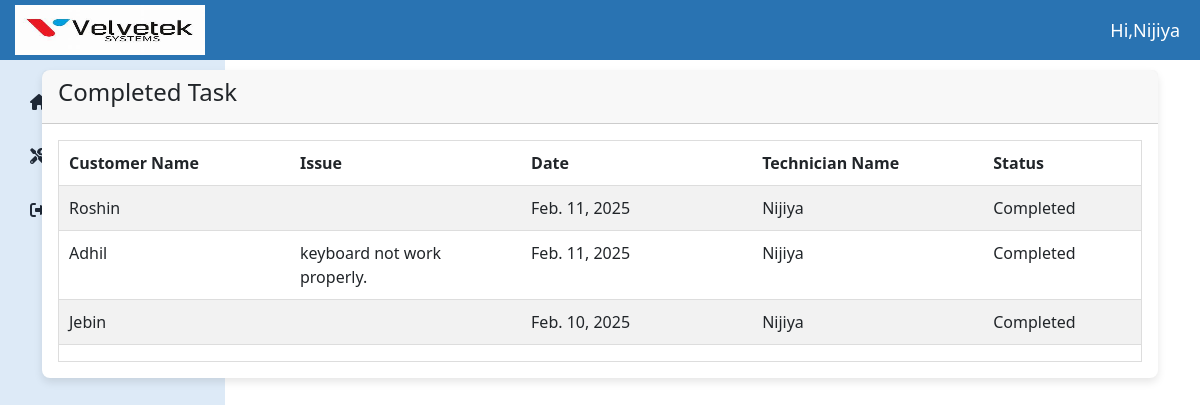
Screenshot of /technician/technician/completed/ (signed in) with the database file from the repository.
### loginapp/models.py (models this page shows, shortened)
class CustomUser(AbstractUser):
    ROLE_CHOICES = (
        ('admin', 'Admin'),
        ('technician', 'Technician'),
        ('user', 'User'),
    )
    role = models.CharField(max_length=20, choices=ROLE_CHOICES, default='user')

### technicianapp/models.py (models this page shows, shortened)
class CurrentStatus(models.Model):
    date = models.DateField()
    technician_name = models.CharField(max_length=100)
    status = models.CharField(
        max_length=50,
        choices=[('Pending', 'Pending'), ('Completed', 'Completed'), ('Assigned', 'Assigned')],
        default='Assigned'
    )
    apply = models.ForeignKey(Apply, on_delete=models.CASCADE, related_name='current_status_entries', blank=True, null=True)
    customer_name = models.CharField(max_length=225)
    issue = models.TextField()

### technicianapp/views.py (the view)
# urls.py: path('technician/completed/', views.completed_tasks, name='completed_tasks'),
def completed_tasks(request):
    completed_tasks = CurrentStatus.objects.filter(
        apply__service_by=request.user,
        status='Completed'
    )
    return render(request, 'completed_task.html', {
        'completed_tasks': completed_tasks
    })

### templates/completed_task.html (shortened to what this page needs)
{% extends 'technician_dashboard.html' %}
{% block content %}
<div class="container">
  <div class="page-inner">
    <div class="row">
      <div class="col-md-12">
        <div class="card">
          <div class="card-header">
            <h4 class="card-title">Completed Task</h4>
          </div>
          <div class="card-body">
            <div class="table-responsive">
              <table
                id="basic-datatables"
                class="display table table-striped table-hover"
              >
                <thead>
                    <tr>
                        <th>Customer Name</th>
                        <th>Issue</th>
                        <th>Date</th>
                        <th>Technician Name</th>
                        <th>Status</th>
                    </tr>
                </thead>
                <tbody>
                    {% for d in  completed_tasks %}
                    <tr>
                        <td>{{ d.customer_name }}</td>
                        <td>{{ d.issue }}</td>
                        <td>{{ d.date }}</td>
                        <td>{{ d.technician_name }}</td>
                        <td>{{ d.status }}</td>
                    </tr>
                    {% empty %}
                    <tr>
                        <td colspan="4" class="text-center">No current status added yet.</td>
                    </tr>
                    {% endfor %}
                </tbody>
            </table>
            </div>
          </div>
        </div>
      </div>
{% endblock %}

### templates/technician_dashboard.html (shortened to what this page needs)
<!DOCTYPE html>
{% load static %}
<html lang="en">
<head>
  <link href="https://cdn.jsdelivr.net/npm/bootstrap-icons/font/bootstrap-icons.css" rel="stylesheet">
  <link href="https://cdn.jsdelivr.net/npm/bootstrap@5.3.0/dist/css/bootstrap.min.css" rel="stylesheet">
  <link href="https://cdn.jsdelivr.net/npm/lightbox2@2.11.3/dist/css/lightbox.min.css" rel="stylesheet">
  <link href="https://cdnjs.cloudflare.com/ajax/libs/font-awesome/6.0.0/css/all.min.css" rel="stylesheet">
  <link rel="stylesheet" href="{% static 'assets/css/admin_dashboard.css' %}">
</head>
<body>
  <div class="topbar">
    <div class="d-flex align-items-center">
      <a href="{% url 'admin_dashboard' %}" class="logo">
        <img src="{% static 'assets/img/velvetek.jpg' %}" alt="navbar brand" />
      </a>
    </div>
    <span class="admin-text">Hi,{{user.username}}</span>
  </div>
  <div class="sidebar">
    <a href="{% url 'technician_dashboard' %}"><i class="fas fa-home"></i> <span>Home</span></a>
    <a href="#" onclick="openModal()" ><i class="fas fa-tools" ></i><span>Add Service</span</a>
    <a href="{% url 'logout' %}"><i class="fas fa-sign-out-alt"></i> <span>Logout</span></a>
  </div>
  {% block content %}{% endblock %}
</body>
</html>

### static/assets/css/admin_dashboard.css (style rules this page uses)
:root { --primary-color: #2973B2; --secondary-color: #F3F4F6; --accent-color: #441172; --text-color: #1F2937; --white: #ffffff; --sidebar-color: #DDEAF7; }
.topbar { background-color: var(--primary-color); height: 60px; display: flex; justify-content: space-between; align-items: center; padding: 0 20px; padding-left: 15px; color: var(--white); margin-bottom: 10px; }
.topbar .logo img { height: 50px; width: 200px; padding-right: 10px; }
.topbar .admin-text { font-size: 18px; font-weight: 500; }
.sidebar { height: calc(100vh - 50px); width: 225px; background-color: var(--sidebar-color); color: var(--text-color); position: absolute; top: 60px; left: 0; padding: 20px 15px; display: flex; flex-direction: column; justify-content: flex-start; transition: left 0.3s ease; }
.sidebar a { text-decoration: none; color: var(--text-color); display: flex; align-items: center; padding: 10px 15px; margin-bottom: 10px; border-radius: 4px; transition: background-color 0.3s ease; }
.sidebar a i { margin-right: 10px; }
.card { border: none; border-radius: 8px; box-shadow: 0 4px 8px rgba(0, 0, 0, 0.1); transition: transform 0.2s ease, box-shadow 0.2s ease; }
.table-responsive { overflow-x: auto; overflow-y: auto; border: 1px solid #ddd; max-height: 485px; height: auto; transition: height 0.3s ease; }
.table { width: 100%; word-wrap: break-word; white-space: normal; table-layout: auto; border-collapse: collapse; }
.table th:nth-child(2), .table td:nth-child(2) { min-width: 100px !important; max-width: 150px !important; }
.table th:nth-child(3), .table td:nth-child(3) { min-width: 150px !important; max-width: 200px !important; }
.table th:nth-child(4), .table td:nth-child(4) { min-width: 150px !important; max-width: 150px !important; }
.table th, .table td { padding: 10px !important; text-align: left !important; border-bottom: 1px solid #ddd !important; border-right: none !important; border-left: none !important; }

### rows the page displays
CustomUser: username "Nijiya"
CurrentStatus: customer_name "Roshin", date "Feb. 11, 2025", technician_name "Nijiya", status "Completed"
CurrentStatus: customer_name "Adhil", issue "keyboard not work properly.", date "Feb. 11, 2025", technician_name "Nijiya", status "Completed"
CurrentStatus: customer_name "Jebin", date "Feb. 10, 2025", technician_name "Nijiya", status "Completed"
